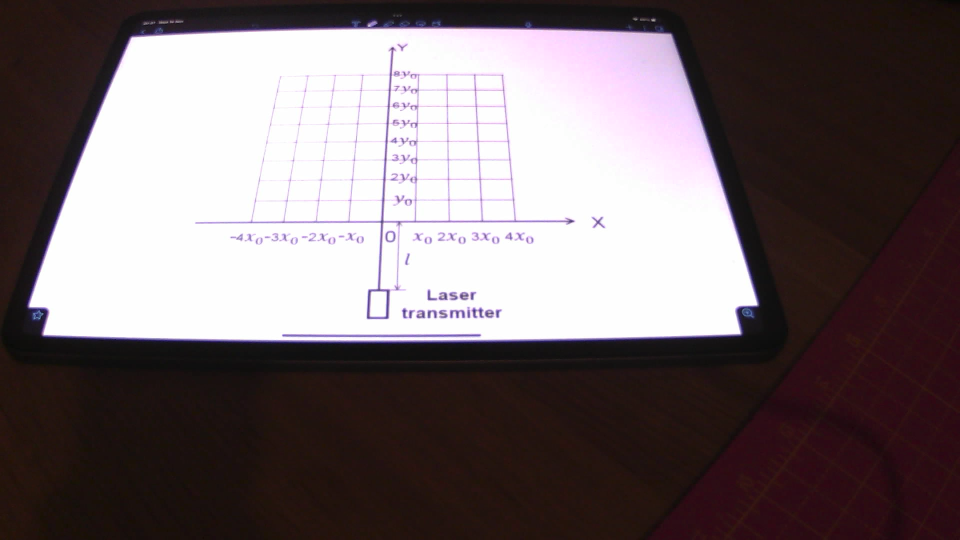
#> input picture Finalised Code/Input Files/grid_simulation.png, 1920 x 1080 px, found by its file name (shown at 1/2 size)
$ python 'Transform from camera.py'
#> lines starting #> are read from the running program, lines starting #| are printed output that depends on the picture
# This code works by finding the 4 corners of the grid using the pixels identified using matplotlib.
# Then it finds the relative distances between these points
# then it uses these distances to create the 4 corners of the image
# computes the homography matrix between the input and output points
# Applies the matrix to all the points and displays the result

# code from https://theailearner.com/tag/cv2-warpperspective/


import matplotlib.pyplot as plt
import cv2
import numpy as np

# Code for the homography transformations

# Import the image, 0 converts it to greyscale
img = cv2.imread('Experimentation/grid_simulation.png', 0)
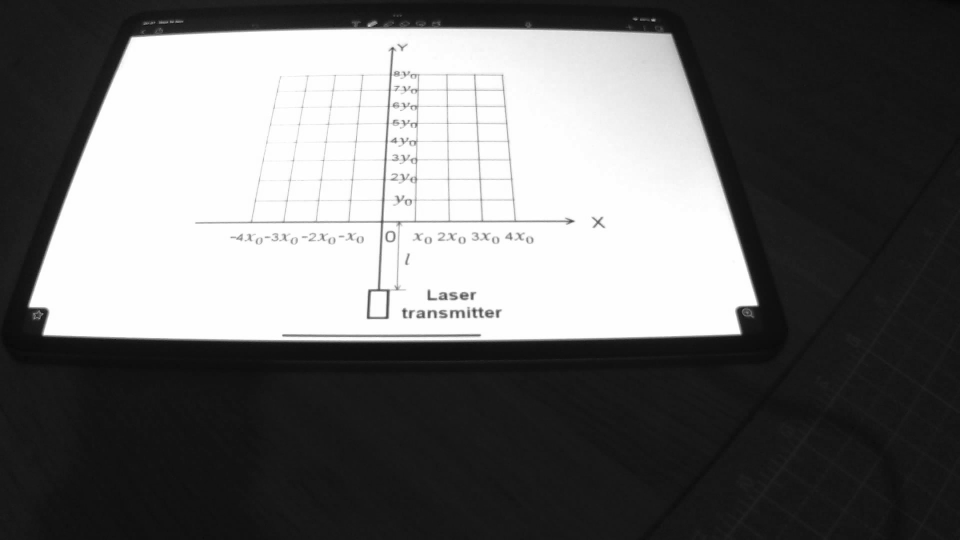
#> img: shape (1080, 1920) (shown at 1/2 size); min 2, max 255, mean 108.8


# Create a copy of the image
img_copy = np.copy(img)


# Convert to RGB so as to display via matplotlib
# Using Matplotlib we can easily find the coordinates
# of the 4 points that is essential for finding the
# transformation matrix
# img_copy = cv2.cvtColor(img_copy, cv2.COLOR_BGR2RGB)
img_copy = cv2.cvtColor(img_copy, cv2.COLOR_BGR2RGB)
plt.imshow(img_copy)

# toggle this to display the matplotlib in order to find the coordinates
plt.show()

# All points are in format[cols, rows]
pt_A = [502, 448]
pt_B = [1033, 444]
pt_C = [1003, 148]
pt_D = [561, 151]

# Here, I have used L2 norm. You can use L1 also.
width_AB = np.sqrt(((pt_A[0] - pt_B[0]) ** 2) + ((pt_A[1] - pt_B[1]) ** 2))
width_DC = np.sqrt(((pt_D[0] - pt_C[0]) ** 2) + ((pt_D[1] - pt_C[1]) ** 2))
maxWidth = max(int(width_AB), int(width_DC))


height_AD = np.sqrt(((pt_A[0] - pt_D[0]) ** 2) + ((pt_A[1] - pt_D[1]) ** 2))
height_BC = np.sqrt(((pt_B[0] - pt_C[0]) ** 2) + ((pt_B[1] - pt_C[1]) ** 2))
maxHeight = max(int(height_AD), int(height_BC))

# define the input points in an array
input_pts = np.float32([pt_A, pt_B, pt_C, pt_D])

# define the output points in an array
output_pts = np.float32([[0, maxHeight],
                        [maxWidth, maxHeight],
                        [maxWidth, 0],
                        [0, 0]])

# Compute the perspective transform M
M = cv2.getPerspectiveTransform(input_pts, output_pts)

# do the projective transformation
out = cv2.warpPerspective(
    img, M, (maxWidth, maxHeight), flags=cv2.INTER_LINEAR)
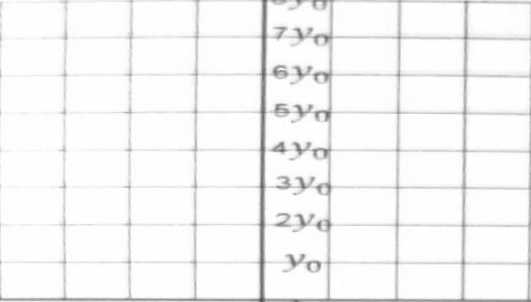
#> out: shape (302, 531); min 78, max 255, mean 245.3

# code below is simply to display and save the output picture
cv2.imshow('corrected_grid', out)
cv2.imwrite('corrected_grid.png', out)
cv2.waitKey(0)
cv2.destroyAllWindows()
